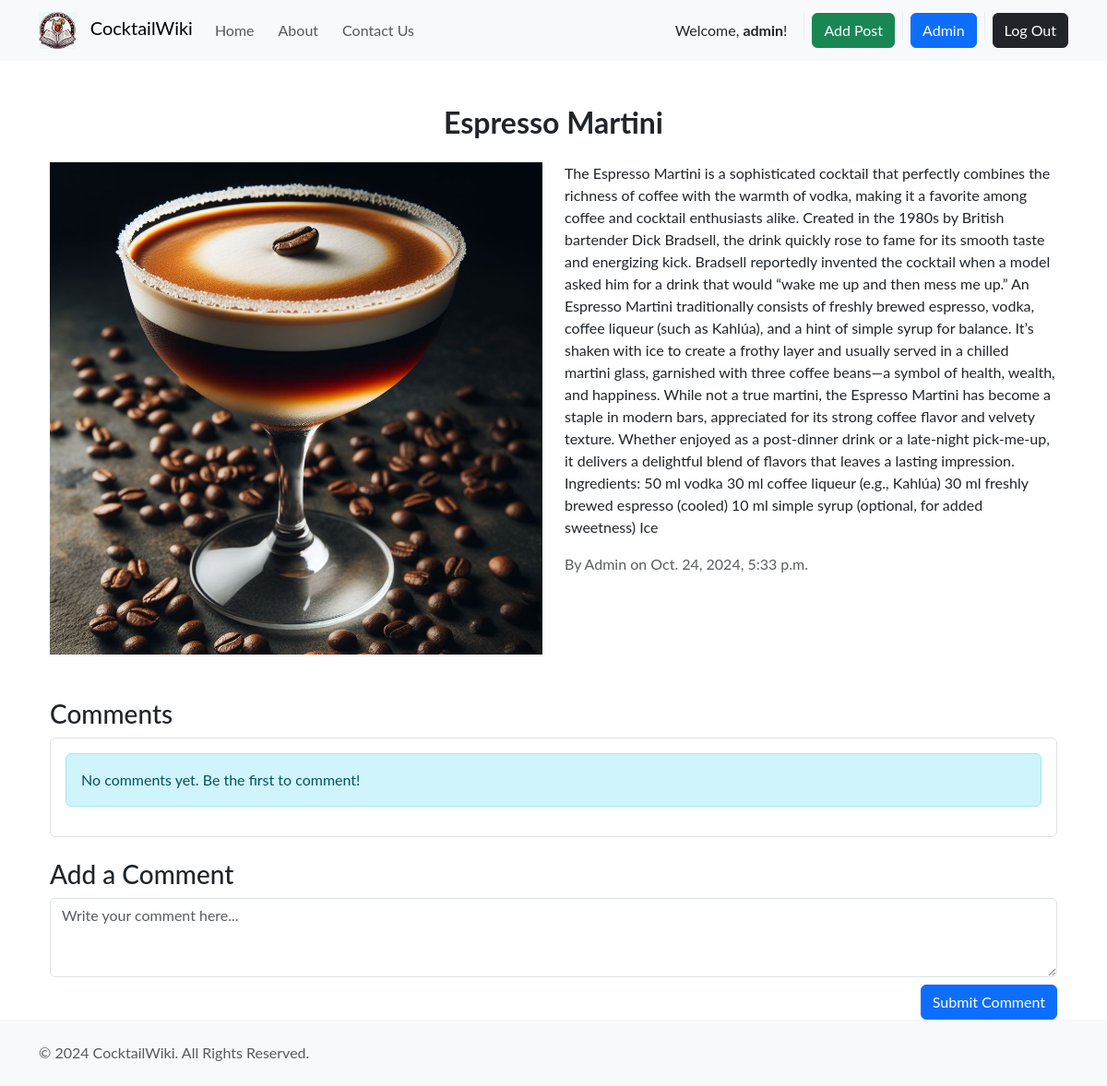
Page /post/2/ (signed in) on the earlier database version.
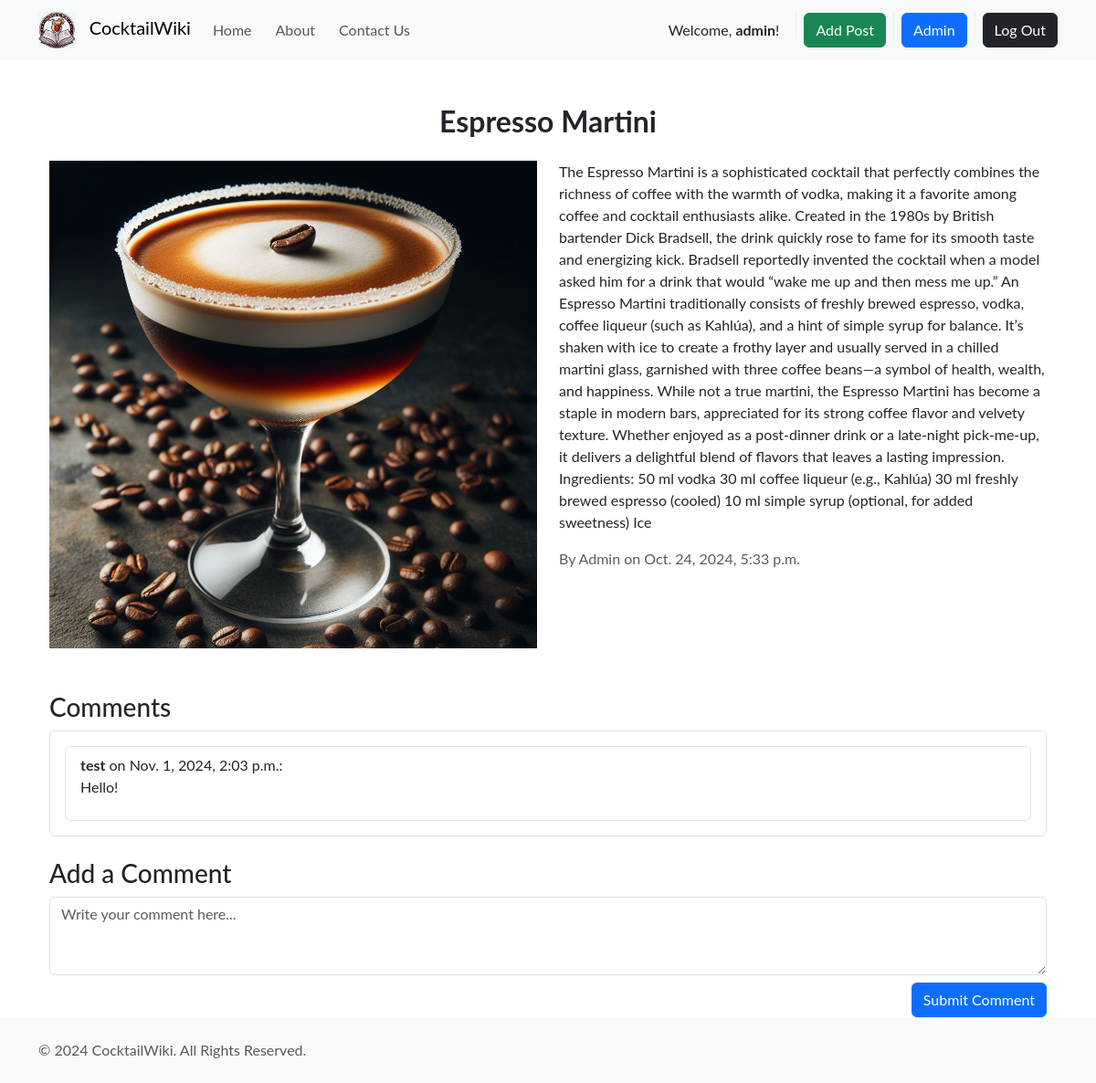
Same page on the later database version.
### main/models.py (models this page shows, shortened)
class Comment(models.Model):
    post = models.ForeignKey(Post, related_name='comments', on_delete=models.CASCADE)
    author = models.ForeignKey(User, on_delete=models.CASCADE)
    content = models.TextField()
    created_at = models.DateTimeField(auto_now_add=True)

### main/views.py (the view)
# urls.py: path('post/<int:post_id>/', views.post_detail, name='post_detail'),
def post_detail(request, post_id):
    post = get_object_or_404(Post, id=post_id)
    comments = post.comments.all()
    if request.method == 'POST':
        comment_form = CommentForm(request.POST)
        if comment_form.is_valid():
            comment = comment_form.save(commit=False)
            comment.post = post
            comment.author = request.user
            comment.save()
            return redirect('post_detail', post_id=post.id)
    else:
        comment_form = CommentForm()
    return render(request, 'main/posts/post_detail.html',
                  {'post': post, 'comments': comments, 'comment_form': comment_form})

### main/forms.py
class CommentForm(forms.ModelForm):
    class Meta:
        model = Comment
        fields = ['content']

### main/context_processors.py (called while the page is built)
def moderator_status(request):
    is_moderator = request.user.groups.filter(name='Administrator').exists() if request.user.is_authenticated else False
    return {'is_moderator': is_moderator}

### main/templates/main/posts/post_detail.html (shortened to what this page needs)
{% extends 'main/layout.html' %}
{% block content %}
<div class="container">
    <h2 class="text-center my-4 title-page">{{ post.title }}</h2>
    <div class="row">
        <div class="col-md-6 mb-4">
            <img src="{{ post.image.url }}" class="img-fluid" alt="{{ post.title }}">
        </div>
        <div class="col-md-6">
            <p>{{ post.content }}</p>
            <p class="text-muted">By {{ post.author }} on {{ post.created_at }}</p>
        </div>
    </div>
    {% if user.is_authenticated %}
    <div class="comments-section my-4">
        <h3 class="mt-4">Comments</h3>
        <div class="border p-3 rounded">
            {% if comments %}
            <ul class="list-group">
                {% for comment in comments %}
                <li class="list-group-item">
                    <strong>{{ comment.author }}</strong> on {{ comment.created_at }}:
                    <p>{{ comment.content }}</p>
                </li>
                {% endfor %}
            </ul>
            {% else %}
            <div class="alert alert-info" role="alert">
                No comments yet. Be the first to comment!
            </div>
            {% endif %}
        </div>
    </div>
    <h3 class="mt-4">Add a Comment</h3>
    <form method="post">
        <div class="form-group">
            <textarea class="form-control" name="content" rows="3" placeholder="Write your comment here..."
                      required></textarea>
        </div>
        <button type="submit" class="btn btn-primary mt-2 float-end">Submit Comment</button>
    </form>
    {% else %}
    <h3 class="mt-4">Comments (<b><a href="{% url 'login' %}">{{ comments.count }}</a></b>)</h3>
    {% endif %}
</div>
{% endblock %}

Differences in the rows shown:
added Comment: author "test", created_at "Nov. 1, 2024, 2:03 p.m.", content "Hello!"
Other differences:
text no longer shown: "No comments yet. Be the first to comment!"
